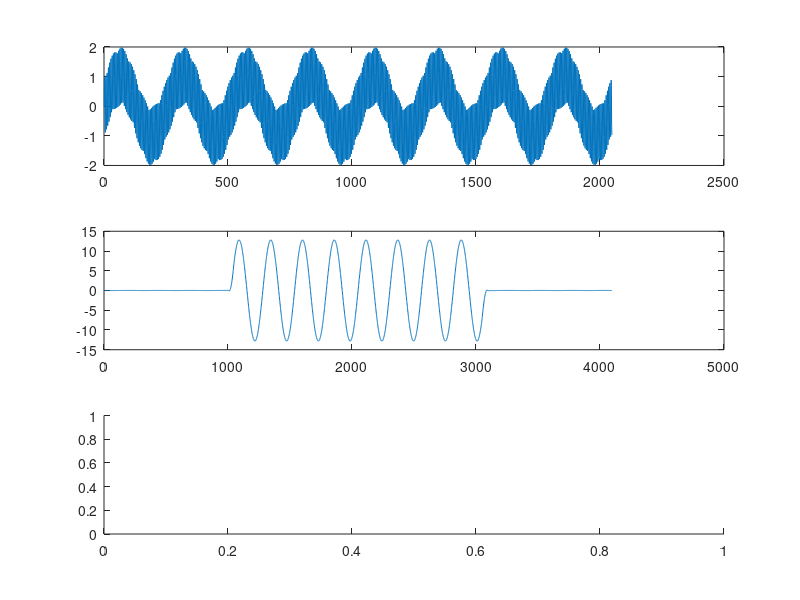

This chart was generated by the following MATLAB code: (Note: this script raises an error after producing the figure.)
fs = 256;
flowpass=10;
N = 8;        % FFT much faster at this length
t = -N/2:1/fs:N/2-1/fs;      
h = sinc(2*t*flowpass);     % filter impulse reponse

% filter frequency response
H = fft(h);  

x = sin(2*pi*t*50) + sin(2*pi*t*1);   % input = dc (any signal will do)


Nrep = 100;      % number of trials to average

t0 = clock;      % latch the current time
for i=1:Nrep, y1 = conv(x,h); end      % Direct convolution
%for i=1:Nrep, y2 = ifft(fft(x) .* H); end % FFT convolution
t1 = etime(clock,t0)*1000; % elapsed time in msec


disp(sprintf('Average time = %0.2f msec\n',t1/Nrep));

%%
figure,
subplot(3,1,1);plot(x);
subplot(3,1,2);plot(y1);
subplot(3,1,3);plot(y2);